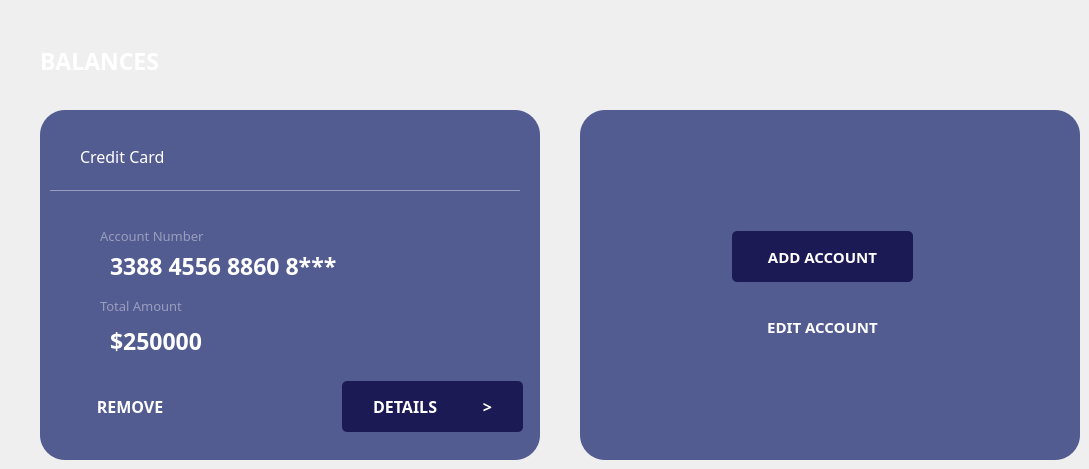
      <widget class="QWidget" name="page_2">
       <widget class="QWidget" name="total_balance_widget_2" native="true">
        <property name="geometry">
         <rect>
          <x>40</x>
          <y>110</y>
          <width>500</width>
          <height>350</height>
         </rect>
        </property>
        <property name="minimumSize">
         <size>
          <width>500</width>
          <height>350</height>
         </size>
        </property>
        <property name="maximumSize">
         <size>
          <width>500</width>
          <height>350</height>
         </size>
        </property>
        <property name="styleSheet">
         <string notr="true">background-color: #535C91;
border-radius: 25px;</string>
        </property>
        <widget class="QLabel" name="label">
         <property name="geometry">
          <rect>
           <x>70</x>
           <y>130</y>
           <width>291</width>
           <height>51</height>
          </rect>
         </property>
         <property name="font">
          <font>
           <family>Poppins</family>
           <pointsize>17</pointsize>
           <weight>75</weight>
           <bold>true</bold>
          </font>
         </property>
         <property name="styleSheet">
          <string notr="true">background-color:transparent;

border-radius:5px;
color: white;</string>
         </property>
         <property name="text">
          <string>3388 4556 8860 8*** </string>
         </property>
        </widget>
        <widget class="QLabel" name="label_3">
         <property name="geometry">
          <rect>
           <x>60</x>
           <y>110</y>
           <width>151</width>
           <height>31</height>
          </rect>
         </property>
         <property name="font">
          <font>
           <family>Poppins</family>
           <pointsize>10</pointsize>
          </font>
         </property>
         <property name="styleSheet">
          <string notr="true">background-color:transparent;

border-radius:5px;
color:rgba(255,255,255,0.4);</string>
         </property>
         <property name="text">
          <string>Account Number</string>
         </property>
        </widget>
        <widget class="QLabel" name="label_4">
         <property name="geometry">
          <rect>
           <x>70</x>
           <y>210</y>
           <width>291</width>
           <height>41</height>
          </rect>
         </property>
         <property name="font">
          <font>
           <family>Poppins</family>
           <pointsize>17</pointsize>
           <weight>75</weight>
           <bold>true</bold>
          </font>
         </property>
         <property name="styleSheet">
          <string notr="true">background-color:transparent;

border-radius:5px;
color: white;</string>
         </property>
         <property name="text">
          <string>$250000</string>
         </property>
        </widget>
        <widget class="QLabel" name="label_5">
         <property name="geometry">
          <rect>
           <x>60</x>
           <y>180</y>
           <width>151</width>
           <height>31</height>
          </rect>
         </property>
         <property name="font">
          <font>
           <family>Poppins</family>
           <pointsize>10</pointsize>
          </font>
         </property>
         <property name="styleSheet">
          <string notr="true">background-color:transparent;

border-radius:5px;
color:rgba(255,255,255,0.4);</string>
         </property>
         <property name="text">
          <string>Total Amount</string>
         </property>
        </widget>
        <widget class="QLabel" name="label_7">
         <property name="geometry">
          <rect>
           <x>10</x>
           <y>80</y>
           <width>470</width>
           <height>1</height>
          </rect>
         </property>
         <property name="minimumSize">
          <size>
           <width>470</width>
           <height>1</height>
          </size>
         </property>
         <property name="maximumSize">
          <size>
           <width>470</width>
           <height>1</height>
          </size>
         </property>
         <property name="styleSheet">
          <string notr="true">background-color :rgba(255,255,255,0.4);</string>
         </property>
         <property name="text">
          <string/>
         </property>
        </widget>
        <widget class="QWidget" name="layoutWidget">
         <property name="geometry">
          <rect>
           <x>40</x>
           <y>20</y>
           <width>416</width>
           <height>53</height>
          </rect>
         </property>
         <layout class="QHBoxLayout" name="horizontalLayout_42">
          <item>
           <widget class="QLabel" name="label_2">
            <property name="font">
             <font>
              <family>Poppins</family>
              <pointsize>12</pointsize>
             </font>
            </property>
            <property name="styleSheet">
             <string notr="true">background-color:transparent;

border-radius:5px;
color: white;</string>
            </property>
            <property name="text">
             <string>Credit Card</string>
            </property>
           </widget>
          </item>
          <item>
           <spacer name="horizontalSpacer_60">
            <property name="orientation">
             <enum>Qt::Horizontal</enum>
            </property>
            <property name="sizeHint" stdset="0">
             <size>
              <width>228</width>
              <height>20</height>
             </size>
            </property>
           </spacer>
          </item>
          <item>
           <widget class="QLabel" name="label_6">
            <property name="minimumSize">
             <size>
              <width>81</width>
              <height>51</height>
             </size>
            </property>
            <property name="maximumSize">
             <size>
              <width>81</width>
              <height>51</height>
             </size>
            </property>
            <property name="styleSheet">
             <string notr="true">background-color:transparent;
image: url(:/img/img/MasterCard.png);</string>
            </property>
            <property name="text">
             <string/>
            </property>
           </widget>
          </item>
         </layout>
        </widget>
        <widget class="QWidget" name="layoutWidget">
         <property name="geometry">
          <rect>
           <x>40</x>
           <y>270</y>
           <width>443</width>
           <height>53</height>
          </rect>
         </property>
         <layout class="QHBoxLayout" name="horizontalLayout_43">
          <item>
           <widget class="QToolButton" name="toolButton_4">
            <property name="minimumSize">
             <size>
              <width>100</width>
              <height>51</height>
             </size>
            </property>
            <property name="maximumSize">
             <size>
              <width>100</width>
              <height>51</height>
             </size>
            </property>
            <property name="font">
             <font>
              <family>Poppins</family>
              <pointsize>12</pointsize>
              <weight>75</weight>
              <italic>false</italic>
              <bold>true</bold>
              <underline>false</underline>
              <strikeout>false</strikeout>
             </font>
            </property>
            <property name="styleSheet">
             <string notr="true">background-color:transparent;

border-radius:5px;
color: white;</string>
            </property>
            <property name="text">
             <string>REMOVE</string>
            </property>
           </widget>
          </item>
          <item>
           <spacer name="horizontalSpacer_61">
            <property name="orientation">
             <enum>Qt::Horizontal</enum>
            </property>
            <property name="sizeHint" stdset="0">
             <size>
              <width>148</width>
              <height>20</height>
             </size>
            </property>
           </spacer>
          </item>
          <item>
           <widget class="QToolButton" name="toolButton_3">
            <property name="minimumSize">
             <size>
              <width>181</width>
              <height>51</height>
             </size>
            </property>
            <property name="maximumSize">
             <size>
              <width>181</width>
              <height>51</height>
             </size>
            </property>
            <property name="font">
             <font>
              <family>Poppins</family>
              <pointsize>12</pointsize>
              <weight>75</weight>
              <italic>false</italic>
              <bold>true</bold>
              <underline>false</underline>
              <strikeout>false</strikeout>
             </font>
            </property>
            <property name="styleSheet">
             <string notr="true">background-color:#1B1A55;
border-radius:5px;
color: white;</string>
            </property>
            <property name="text">
             <string>DETAILS           &gt;</string>
            </property>
           </widget>
          </item>
         </layout>
        </widget>
       </widget>
       <widget class="QWidget" name="total_balance_widget_3" native="true">
        <property name="geometry">
         <rect>
          <x>580</x>
          <y>110</y>
          <width>500</width>
          <height>350</height>
         </rect>
        </property>
        <property name="minimumSize">
         <size>
          <width>500</width>
          <height>350</height>
         </size>
        </property>
        <property name="maximumSize">
         <size>
          <width>500</width>
          <height>350</height>
         </size>
        </property>
        <property name="styleSheet">
         <string notr="true">background-color: #535C91;
border-radius: 25px;</string>
        </property>
        <widget class="QWidget" name="layoutWidget">
         <property name="geometry">
          <rect>
           <x>0</x>
           <y>120</y>
           <width>501</width>
           <height>53</height>
          </rect>
         </property>
         <layout class="QHBoxLayout" name="horizontalLayout_40">
          <item>
           <spacer name="horizontalSpacer_56">
            <property name="orientation">
             <enum>Qt::Horizontal</enum>
            </property>
            <property name="sizeHint" stdset="0">
             <size>
              <width>148</width>
              <height>20</height>
             </size>
            </property>
           </spacer>
          </item>
          <item>
           <widget class="QToolButton" name="toolButton">
            <property name="minimumSize">
             <size>
              <width>181</width>
              <height>51</height>
             </size>
            </property>
            <property name="maximumSize">
             <size>
              <width>181</width>
              <height>51</height>
             </size>
            </property>
            <property name="font">
             <font>
              <family>Poppins</family>
              <pointsize>11</pointsize>
              <weight>75</weight>
              <italic>false</italic>
              <bold>true</bold>
              <underline>false</underline>
              <strikeout>false</strikeout>
             </font>
            </property>
            <property name="styleSheet">
             <string notr="true">background-color:#1B1A55;
border-radius:5px;
color: white;</string>
            </property>
            <property name="text">
             <string>ADD ACCOUNT</string>
            </property>
           </widget>
          </item>
          <item>
           <spacer name="horizontalSpacer_57">
            <property name="orientation">
             <enum>Qt::Horizontal</enum>
            </property>
            <property name="sizeHint" stdset="0">
             <size>
              <width>168</width>
              <height>20</height>
             </size>
            </property>
           </spacer>
          </item>
         </layout>
        </widget>
        <widget class="QWidget" name="layoutWidget">
         <property name="geometry">
          <rect>
           <x>0</x>
           <y>190</y>
           <width>501</width>
           <height>53</height>
          </rect>
         </property>
         <layout class="QHBoxLayout" name="horizontalLayout_41">
          <item>
           <spacer name="horizontalSpacer_58">
            <property name="orientation">
             <enum>Qt::Horizontal</enum>
            </property>
            <property name="sizeHint" stdset="0">
             <size>
              <width>148</width>
              <height>20</height>
             </size>
            </property>
           </spacer>
          </item>
          <item>
           <widget class="QToolButton" name="toolButton_2">
            <property name="minimumSize">
             <size>
              <width>181</width>
              <height>51</height>
             </size>
            </property>
            <property name="maximumSize">
             <size>
              <width>181</width>
              <height>51</height>
             </size>
            </property>
            <property name="font">
             <font>
              <family>Poppins</family>
              <pointsize>11</pointsize>
              <weight>75</weight>
              <italic>false</italic>
              <bold>true</bold>
              <underline>false</underline>
              <strikeout>false</strikeout>
             </font>
            </property>
            <property name="styleSheet">
             <string notr="true">background-color:transparent;

border-radius:5px;
color: white;</string>
            </property>
            <property name="text">
             <string>EDIT ACCOUNT</string>
            </property>
           </widget>
          </item>
          <item>
           <spacer name="horizontalSpacer_59">
            <property name="orientation">
             <enum>Qt::Horizontal</enum>
            </property>
            <property name="sizeHint" stdset="0">
             <size>
              <width>168</width>
              <height>20</height>
             </size>
            </property>
           </spacer>
          </item>
         </layout>
        </widget>
       </widget>
       <widget class="QLabel" name="total_balance_label_2">
        <property name="geometry">
         <rect>
          <x>40</x>
          <y>40</y>
          <width>131</width>
          <height>41</height>
         </rect>
        </property>
        <property name="font">
         <font>
          <family>Poppins</family>
          <pointsize>17</pointsize>
          <weight>75</weight>
          <bold>true</bold>
         </font>
        </property>
        <property name="styleSheet">
         <string notr="true">color: white;
text-align: left;</string>
        </property>
        <property name="text">
         <string>BALANCES</string>
        </property>
       </widget>
      </widget>
